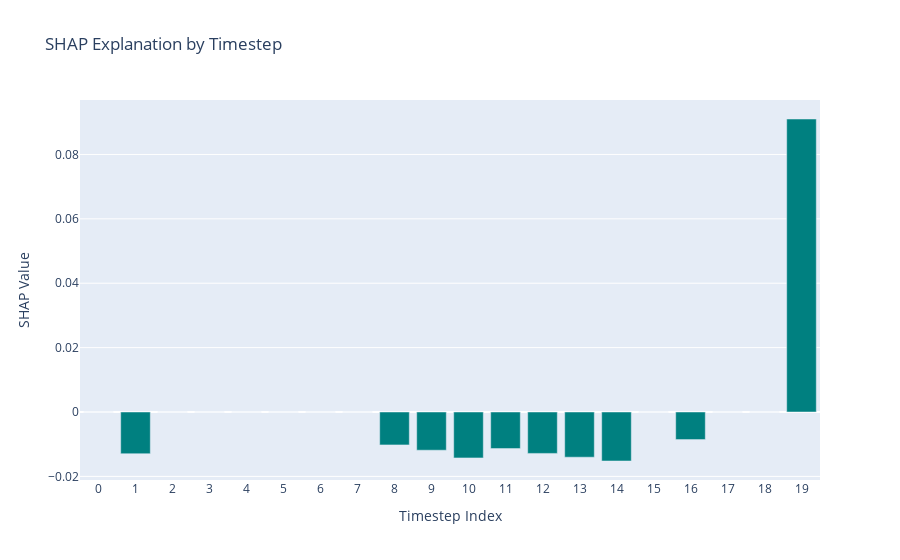

Write notebook code for a chart like this one.
### Markdown cell above
##### Local Explanation

### Code cell
# Example: Plot the SHAP values for a single test sample - Local Explanation

# Select one test sample using the SHAP sampler
test_sample = shap.sample(X_test_flat, 1)  # returns a 2D array (1, 20)

# Compute the SHAP values for the sample using the previously defined explainer_shap
shap_values = explainer_shap.shap_values(test_sample)

# Assuming shap_values[0] is a (20, 1) array for a regression output; flatten it to get a 1D array of length 20.
shap_first = shap_values[0].flatten()

# Create a DataFrame for plotting, with a numeric timestep index.
df_shap = pd.DataFrame({
    "timestep_index": np.arange(len(shap_first)),
    "shap_value": shap_first
})

# Create a Plotly bar plot similar to the LIME bar plot.
fig = go.Figure(data=go.Bar(
    x=df_shap["timestep_index"],
    y=df_shap["shap_value"],
    marker_color="teal"  # you can choose any color you like
))
fig.update_layout(
    title="SHAP Explanation by Timestep",
    xaxis_title="Timestep Index",
    yaxis_title="SHAP Value",
    xaxis=dict(tickmode="linear", dtick=1)  # show every timestep
)
fig.show()

### Figure 1 — Plotly figure (JSON) as saved in the notebook; plotly's stock layout.template omitted (floating-point values rounded to 4 significant figures)
{"data": [{"marker": {"color": "teal"}, "type": "bar", "x": [0, 1, 2, 3, 4, 5, 6, 7, 8, 9, 10, 11, 12, 13, 14, 15, 16, 17, 18, 19], "y": [0.0, -0.01296, 0.0, 0.0, 0.0, 0.0, 0.0, 0.0, -0.01021, -0.01187, -0.01426, -0.01137, -0.01286, -0.01404, -0.01522, 0.0, -0.008559, 0.0, 0.0, 0.09101]}], "layout": {"title": {"text": "SHAP Explanation by Timestep"}, "xaxis": {"dtick": 1, "tickmode": "linear", "title": {"text": "Timestep Index"}}, "yaxis": {"title": {"text": "SHAP Value"}}}}
